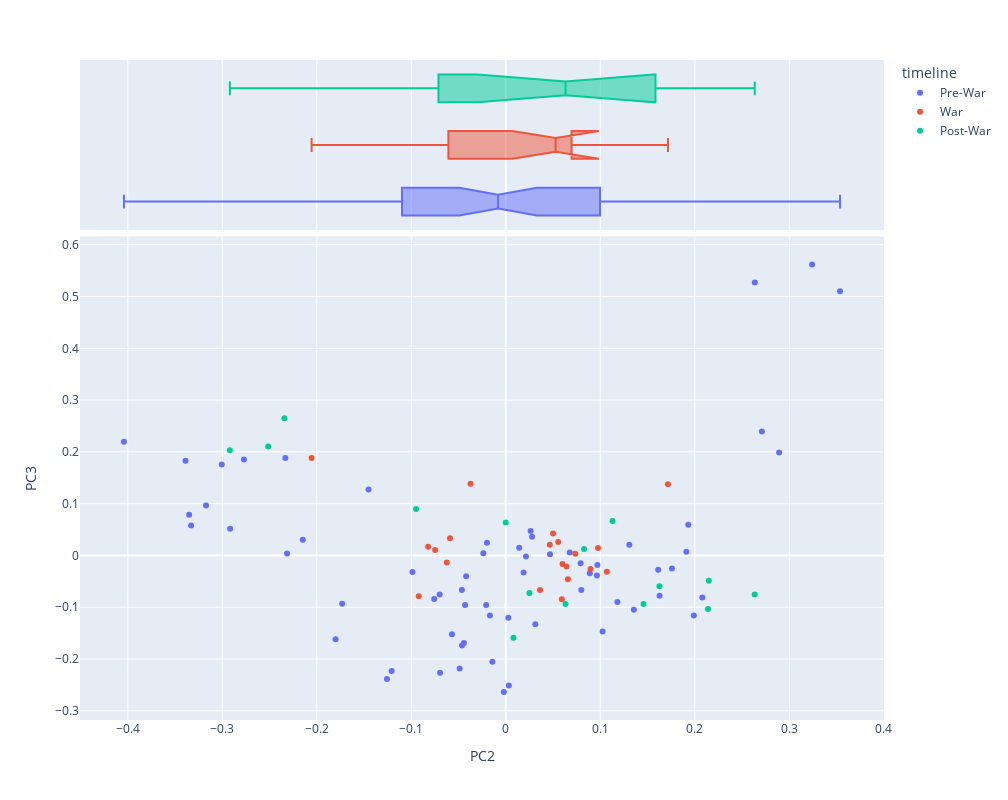

The notebook cell saved with this chart:
### Code cell
vis_pcs(DCM, 2, 3, "timeline")

### Figure 1 — Plotly figure (JSON) as saved in the notebook; plotly's stock layout.template omitted (floating-point values rounded to 4 significant figures)
{"data": [{"hovertemplate": "<b>%{hovertext}</b><br><br>timeline=Pre-War<br>PC2=%{x}<br>PC3=%{y}<extra></extra>", "hovertext": ["Anukramanika Parva", "Sangraha Parva", "Paushya Parva", "Pauloma Parva", "Astika Parva", "Adivansavatarana Parva", "Sambhava Parva", "Jatugriha Parva", "Hidimva-vadha Parva", "Vaka-vadha Parva", "Chaitraratha Parva", "Swayamvara Parva", "Vaivahika Parva", "Viduragamana Parva", "Rajya-labha Parva", "Arjuna-vanavasa Parva", "Subhadra-harana Parva", "Haranaharana Parva", "Khandava-daha Parva", "Sabhakriya Parva", "Lokapala Sabhakhayana Parva", "Rajasuyarambha Parva", "Jarasandhta-badha Parva", "Digvijaya Parva", "Rajasuyika Parva", "Arghyaharana Parva", "Sisupala-badha Parva", "Dyuta Parva", "Anudyuta Parva", "Aranyaka Parva", "Kirmirabadha Parva", "Arjunabhigamana Parva", "Kairata Parva", "Indralokagamana Parva", "Nalopakhyana Parva", "Tirtha-yatra Parva", "Yaksha-yudha Parva", "Nivata-kavacha-yudha Parva", "Ajagara Parva", "Markandeya-Samasya Parva", "Draupadi-Satyabhama Samvada Parva", "Ghosha-yatra Parva", "Mriga Sapnovbhava Parva", "Vrihi Drounika Parva", "Draupadi-harana Parva", "Jayadhratha Vimokshana Parva", "Rama Upakhyana Parva", "Pativrata-mahatmya Parva", "Kundalaharana Parva", "Aranya Parva", "Pandava-Pravesa Parva", "Samayapalana Parva", "Kichaka-badha Parva", "Go-harana Parva", "Sainyodyoga Parva", "Sanjaya-yana Parva", "Prajagara Parva", "Sanat-sujata Parva", "Yanasandhi Parva", "Bhagwat Yana Parva", "Sainya-niryana Parva", "Ulukabhigamana Parva", "Rathatiratha-sankhyana Parva", "Ambopakkyana Parva"], "legendgroup": "Pre-War", "marker": {"color": "#636efa", "symbol": "circle"}, "mode": "markers", "name": "Pre-War", "orientation": "v", "showlegend": true, "type": "scatter", "x": [-0.3006, -0.02381, 0.07987, 0.2709, 0.1627, 0.02135, 0.01881, -0.2771, 0.3537, 0.2635, 0.1931, -0.04884, -0.04308, -0.3172, 0.1355, 0.03124, 0.003164, -0.002114, 0.1024, -0.0142, -0.05701, -0.04634, -0.06956, -0.04433, -0.1801, -0.1258, -0.1209, -0.333, -0.339, -0.2333, 0.3241, -0.04198, 0.2079, -0.07583, 0.02626, 0.191, 0.1758, 0.1989, 0.1307, 0.1613, -0.01683, -0.2148, 0.02777, 0.07918, 0.09642, 0.01416, 0.2892, 0.09692, 0.1181, 0.04674, -0.07001, -0.04646, -0.01995, 0.002627, -0.02082, -0.4041, -0.1452, 0.06765, -0.3351, -0.2315, -0.1733, -0.2918, -0.09879, 0.08886], "xaxis": "x", "y": [0.1755, 0.004266, -0.06691, 0.2395, -0.07765, -0.001905, -0.03279, 0.1852, 0.5104, 0.5273, 0.05935, -0.2182, -0.09551, 0.09639, -0.1047, -0.1329, -0.2509, -0.2638, -0.1468, -0.2051, -0.1519, -0.1737, -0.2266, -0.1689, -0.1617, -0.2386, -0.2231, 0.05808, 0.183, 0.1882, 0.5621, -0.04031, -0.08115, -0.08428, 0.04737, 0.007307, -0.02514, -0.1161, 0.02077, -0.02737, -0.116, 0.0304, 0.03637, -0.01516, -0.03883, 0.01475, 0.1988, -0.01827, -0.08977, 0.002536, -0.07538, -0.0667, 0.02446, -0.1201, -0.09588, 0.2194, 0.1276, 0.005696, 0.07858, 0.003583, -0.09319, 0.05179, -0.03169, -0.03421], "yaxis": "y"}, {"alignmentgroup": "True", "hovertemplate": "<b>%{hovertext}</b><br><br>timeline=Pre-War<br>PC2=%{x}<extra></extra>", "hovertext": ["Anukramanika Parva", "Sangraha Parva", "Paushya Parva", "Pauloma Parva", "Astika Parva", "Adivansavatarana Parva", "Sambhava Parva", "Jatugriha Parva", "Hidimva-vadha Parva", "Vaka-vadha Parva", "Chaitraratha Parva", "Swayamvara Parva", "Vaivahika Parva", "Viduragamana Parva", "Rajya-labha Parva", "Arjuna-vanavasa Parva", "Subhadra-harana Parva", "Haranaharana Parva", "Khandava-daha Parva", "Sabhakriya Parva", "Lokapala Sabhakhayana Parva", "Rajasuyarambha Parva", "Jarasandhta-badha Parva", "Digvijaya Parva", "Rajasuyika Parva", "Arghyaharana Parva", "Sisupala-badha Parva", "Dyuta Parva", "Anudyuta Parva", "Aranyaka Parva", "Kirmirabadha Parva", "Arjunabhigamana Parva", "Kairata Parva", "Indralokagamana Parva", "Nalopakhyana Parva", "Tirtha-yatra Parva", "Yaksha-yudha Parva", "Nivata-kavacha-yudha Parva", "Ajagara Parva", "Markandeya-Samasya Parva", "Draupadi-Satyabhama Samvada Parva", "Ghosha-yatra Parva", "Mriga Sapnovbhava Parva", "Vrihi Drounika Parva", "Draupadi-harana Parva", "Jayadhratha Vimokshana Parva", "Rama Upakhyana Parva", "Pativrata-mahatmya Parva", "Kundalaharana Parva", "Aranya Parva", "Pandava-Pravesa Parva", "Samayapalana Parva", "Kichaka-badha Parva", "Go-harana Parva", "Sainyodyoga Parva", "Sanjaya-yana Parva", "Prajagara Parva", "Sanat-sujata Parva", "Yanasandhi Parva", "Bhagwat Yana Parva", "Sainya-niryana Parva", "Ulukabhigamana Parva", "Rathatiratha-sankhyana Parva", "Ambopakkyana Parva"], "legendgroup": "Pre-War", "marker": {"color": "#636efa", "symbol": "circle"}, "name": "Pre-War", "notched": true, "offsetgroup": "Pre-War", "showlegend": false, "type": "box", "x": [-0.3006, -0.02381, 0.07987, 0.2709, 0.1627, 0.02135, 0.01881, -0.2771, 0.3537, 0.2635, 0.1931, -0.04884, -0.04308, -0.3172, 0.1355, 0.03124, 0.003164, -0.002114, 0.1024, -0.0142, -0.05701, -0.04634, -0.06956, -0.04433, -0.1801, -0.1258, -0.1209, -0.333, -0.339, -0.2333, 0.3241, -0.04198, 0.2079, -0.07583, 0.02626, 0.191, 0.1758, 0.1989, 0.1307, 0.1613, -0.01683, -0.2148, 0.02777, 0.07918, 0.09642, 0.01416, 0.2892, 0.09692, 0.1181, 0.04674, -0.07001, -0.04646, -0.01995, 0.002627, -0.02082, -0.4041, -0.1452, 0.06765, -0.3351, -0.2315, -0.1733, -0.2918, -0.09879, 0.08886], "xaxis": "x2", "yaxis": "y2"}, {"hovertemplate": "<b>%{hovertext}</b><br><br>timeline=War<br>PC2=%{x}<br>PC3=%{y}<extra></extra>", "hovertext": ["Jamvu-khanda Nirmana Parva", "Bhumi Parva", "Bhagavat-Gita Parva", "Bhishma-vadha Parva", "Dronabhisheka Parva", "Samsaptakabadha Parva", "Abhimanyu-badha Parva", "Pratijna Parva", "Jayadratha-Vadha Parva", "Narayanastra-mokshana Parva", "Ghatotkacha-badha Parva", "Drona-vadha Parva", "Karna Parva", "Karna-vadha Parva", "Shalya-vadha Parva", "Shalya Parva", "Hrada-pravesa Parva", "Gada-yuddha Parva", "Sauptika Parva", "Aishika Parva"], "legendgroup": "War", "marker": {"color": "#EF553B", "symbol": "circle"}, "mode": "markers", "name": "War", "orientation": "v", "showlegend": true, "type": "scatter", "x": [-0.07478, -0.08217, -0.05907, 0.05544, -0.06248, 0.06571, 0.05926, -0.09212, 0.03626, 0.06419, 0.1716, 0.06, 0.07348, 0.08953, 0.04658, 0.05003, -0.2055, 0.09758, -0.03736, 0.1069], "xaxis": "x", "y": [0.01069, 0.01698, 0.03332, 0.02578, -0.01342, -0.04579, -0.08467, -0.07898, -0.06652, -0.02113, 0.1374, -0.01653, 0.003545, -0.02592, 0.02057, 0.04265, 0.1881, 0.01419, 0.1385, -0.03143], "yaxis": "y"}, {"alignmentgroup": "True", "hovertemplate": "<b>%{hovertext}</b><br><br>timeline=War<br>PC2=%{x}<extra></extra>", "hovertext": ["Jamvu-khanda Nirmana Parva", "Bhumi Parva", "Bhagavat-Gita Parva", "Bhishma-vadha Parva", "Dronabhisheka Parva", "Samsaptakabadha Parva", "Abhimanyu-badha Parva", "Pratijna Parva", "Jayadratha-Vadha Parva", "Narayanastra-mokshana Parva", "Ghatotkacha-badha Parva", "Drona-vadha Parva", "Karna Parva", "Karna-vadha Parva", "Shalya-vadha Parva", "Shalya Parva", "Hrada-pravesa Parva", "Gada-yuddha Parva", "Sauptika Parva", "Aishika Parva"], "legendgroup": "War", "marker": {"color": "#EF553B", "symbol": "circle"}, "name": "War", "notched": true, "offsetgroup": "War", "showlegend": false, "type": "box", "x": [-0.07478, -0.08217, -0.05907, 0.05544, -0.06248, 0.06571, 0.05926, -0.09212, 0.03626, 0.06419, 0.1716, 0.06, 0.07348, 0.08953, 0.04658, 0.05003, -0.2055, 0.09758, -0.03736, 0.1069], "xaxis": "x2", "yaxis": "y2"}, {"hovertemplate": "<b>%{hovertext}</b><br><br>timeline=Post-War<br>PC2=%{x}<br>PC3=%{y}<extra></extra>", "hovertext": ["Jalapradanika Parva", "Stri-vilapa Parva", "Rajadharmanusasana Parva", "Apaddharmanusasana Parva", "Mokshadharma Parva", "Dana-dharma Parva", "Bhishma-svargarohana Parva", "Aswamedhika Parva", "Anugita Parva", "Asramavasa Parva", "Putradarsana Parva", "Naradagamana Parva", "Mausala Parva", "Mahaprasthanika Parva", "Svargarohanika Parva"], "legendgroup": "Post-War", "marker": {"color": "#00cc96", "symbol": "circle"}, "mode": "markers", "name": "Post-War", "orientation": "v", "showlegend": true, "type": "scatter", "x": [-0.2343, -0.09499, 0.08282, 0.1129, 0.2148, 0.2634, 0.2139, 0.02503, 0.1626, -0.292, -9.184e-05, -0.2514, 0.008085, 0.06317, 0.1458], "xaxis": "x", "y": [0.2651, 0.0899, 0.01261, 0.06646, -0.0489, -0.07529, -0.1034, -0.07266, -0.05956, 0.203, 0.0639, 0.2104, -0.1589, -0.09362, -0.09382], "yaxis": "y"}, {"alignmentgroup": "True", "hovertemplate": "<b>%{hovertext}</b><br><br>timeline=Post-War<br>PC2=%{x}<extra></extra>", "hovertext": ["Jalapradanika Parva", "Stri-vilapa Parva", "Rajadharmanusasana Parva", "Apaddharmanusasana Parva", "Mokshadharma Parva", "Dana-dharma Parva", "Bhishma-svargarohana Parva", "Aswamedhika Parva", "Anugita Parva", "Asramavasa Parva", "Putradarsana Parva", "Naradagamana Parva", "Mausala Parva", "Mahaprasthanika Parva", "Svargarohanika Parva"], "legendgroup": "Post-War", "marker": {"color": "#00cc96", "symbol": "circle"}, "name": "Post-War", "notched": true, "offsetgroup": "Post-War", "showlegend": false, "type": "box", "x": [-0.2343, -0.09499, 0.08282, 0.1129, 0.2148, 0.2634, 0.2139, 0.02503, 0.1626, -0.292, -9.184e-05, -0.2514, 0.008085, 0.06317, 0.1458], "xaxis": "x2", "yaxis": "y2"}], "layout": {"height": 800, "legend": {"title": {"text": "timeline"}, "tracegroupgap": 0}, "margin": {"t": 60}, "width": 1008, "xaxis": {"anchor": "y", "domain": [0, 1], "title": {"text": "PC2"}}, "xaxis2": {"anchor": "y2", "domain": [0, 1], "matches": "x", "showgrid": true, "showticklabels": false}, "yaxis": {"anchor": "x", "domain": [0, 0.7326], "title": {"text": "PC3"}}, "yaxis2": {"anchor": "x2", "domain": [0.7426, 1], "matches": "y2", "showgrid": false, "showline": false, "showticklabels": false, "ticks": ""}}}
